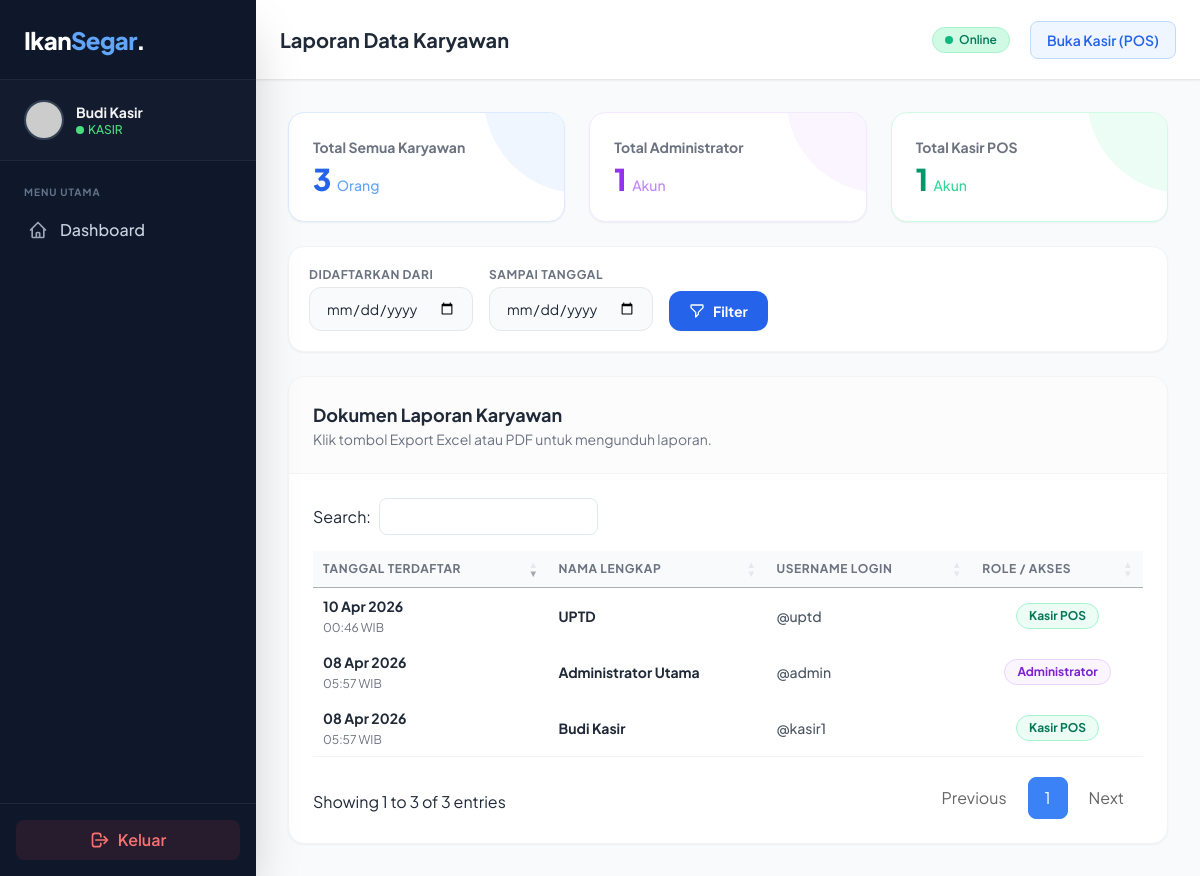
/admin/laporan_karyawan.php (signed in), run on the app's committed database.
### tables this page shows
CREATE TABLE `users` (
  `id` int(11) NOT NULL,
  `username` varchar(50) NOT NULL,
  `password` varchar(255) NOT NULL,
  `nama_lengkap` varchar(100) NOT NULL,
  `role` enum('admin','kasir','owner') NOT NULL DEFAULT 'kasir',
  `created_at` timestamp NOT NULL DEFAULT current_timestamp()
);

### admin/laporan_karyawan.php (the view, shortened to what this page needs)
<?php
require_once '../koneksi.php';
$q_total = mysqli_query($koneksi, "SELECT COUNT(id) as total FROM users");
$total_karyawan = mysqli_fetch_assoc($q_total)['total'] ?? 0;
$q_admin = mysqli_query($koneksi, "SELECT COUNT(id) as total FROM users WHERE role = 'admin'");
$total_admin = mysqli_fetch_assoc($q_admin)['total'] ?? 0;
$q_kasir = mysqli_query($koneksi, "SELECT COUNT(id) as total FROM users WHERE role = 'kasir'");
$total_kasir = mysqli_fetch_assoc($q_kasir)['total'] ?? 0;
$filter_mulai = isset($_GET['tgl_mulai']) ? mysqli_real_escape_string($koneksi, $_GET['tgl_mulai']) : '';
$filter_selesai = isset($_GET['tgl_selesai']) ? mysqli_real_escape_string($koneksi, $_GET['tgl_selesai']) : '';
$where_clause = "";
$query_karyawan = mysqli_query($koneksi, "
    SELECT * FROM users
    $where_clause
    ORDER BY created_at DESC
");
include '../components/header.php';
?>
<link rel="stylesheet" href="https://cdn.datatables.net/1.13.7/css/jquery.dataTables.min.css">
<link rel="stylesheet" href="https://cdn.datatables.net/buttons/2.4.2/css/buttons.dataTables.min.css">
<?php include '../components/sidebar.php'; ?>
<main class="flex-1 flex flex-col h-screen overflow-hidden bg-gray-50">
    <?php include '../components/navbar.php'; ?>
    <div class="flex-1 overflow-y-auto p-4 sm:p-6 lg:p-8 relative">
        <div class="grid grid-cols-1 md:grid-cols-3 gap-6 mb-6">
            <div class="bg-white rounded-2xl p-6 shadow-sm border border-blue-100 relative overflow-hidden group">
                <div
                    class="absolute right-0 top-0 w-24 h-24 bg-blue-50 rounded-bl-full -mr-4 -mt-4 transition-transform group-hover:scale-110">
                </div>
                <p class="text-sm font-bold text-gray-500 mb-1 relative z-10">Total Semua Karyawan</p>
                <h3 class="text-3xl font-extrabold text-blue-600 relative z-10"><?php echo $total_karyawan; ?> <span
                        class="text-sm font-medium text-blue-400">Orang</span></h3>
            </div>
            <div class="bg-white rounded-2xl p-6 shadow-sm border border-purple-100 relative overflow-hidden group">
                <div
                    class="absolute right-0 top-0 w-24 h-24 bg-purple-50 rounded-bl-full -mr-4 -mt-4 transition-transform group-hover:scale-110">
                </div>
                <p class="text-sm font-bold text-gray-500 mb-1 relative z-10">Total Administrator</p>
                <h3 class="text-3xl font-extrabold text-purple-600 relative z-10"><?php echo $total_admin; ?> <span
                        class="text-sm font-medium text-purple-400">Akun</span></h3>
            </div>
            <div class="bg-white rounded-2xl p-6 shadow-sm border border-emerald-100 relative overflow-hidden group">
                <div
                    class="absolute right-0 top-0 w-24 h-24 bg-emerald-50 rounded-bl-full -mr-4 -mt-4 transition-transform group-hover:scale-110">
                </div>
                <p class="text-sm font-bold text-gray-500 mb-1 relative z-10">Total Kasir POS</p>
                <h3 class="text-3xl font-extrabold text-emerald-600 relative z-10"><?php echo $total_kasir; ?> <span
                        class="text-sm font-medium text-emerald-400">Akun</span></h3>
            </div>
        </div>
        <div
            class="bg-white rounded-2xl p-5 shadow-sm border border-gray-100 mb-6 flex flex-col md:flex-row md:items-end justify-between gap-4">
            <form action="laporan_karyawan.php" method="GET"
                class="flex flex-col sm:flex-row sm:items-end gap-4 flex-1">
                <div>
                    <label class="block text-xs font-bold text-gray-500 uppercase tracking-wider mb-1">Didaftarkan
                        Dari</label>
                    <input type="date" name="tgl_mulai" value="<?php echo $filter_mulai; ?>" required
                        class="px-4 py-2.5 rounded-xl border border-gray-200 focus:border-blue-500 outline-none bg-gray-50 focus:bg-white text-sm">
                </div>
                <div>
                    <label class="block text-xs font-bold text-gray-500 uppercase tracking-wider mb-1">Sampai
                        Tanggal</label>
                    <input type="date" name="tgl_selesai" value="<?php echo $filter_selesai; ?>" required
                        class="px-4 py-2.5 rounded-xl border border-gray-200 focus:border-blue-500 outline-none bg-gray-50 focus:bg-white text-sm">
                </div>
                <div class="flex gap-2">
                    <button type="submit"
                        class="px-5 py-2.5 bg-blue-600 hover:bg-blue-700 text-white font-bold rounded-xl transition shadow-sm text-sm flex items-center gap-2">
                        <svg class="w-4 h-4" fill="none" stroke="currentColor" viewBox="0 0 24 24">
                            <path stroke-linecap="round" stroke-linejoin="round" stroke-width="2"
                                d="M3 4a1 1 0 011-1h16a1 1 0 011 1v2.586a1 1 0 01-.293.707l-6.414 6.414a1 1 0 00-.293.707V17l-4 4v-6.586a1 1 0 00-.293-.707L3.293 7.293A1 1 0 013 6.586V4z">
                            </path>
                        </svg>
                        Filter
                    </button>
                </div>
            </form>
        </div>
        <div class="bg-white rounded-2xl shadow-sm border border-gray-100 overflow-hidden">
            <div
                class="p-6 border-b border-gray-100 flex flex-col sm:flex-row sm:items-center justify-between gap-4 bg-gray-50/50">
                <div>
                    <h2 class="text-lg font-bold text-gray-800">
                        Dokumen Laporan Karyawan
                    </h2>
                    <p class="text-sm text-gray-500">Klik tombol Export Excel atau PDF untuk mengunduh laporan.</p>
                </div>
            </div>
            <div class="overflow-x-auto w-full">
                <table id="tabel-laporan-karyawan" class="w-full text-left whitespace-nowrap">
                    <thead>
                        <tr class="bg-gray-50 text-gray-500 text-xs uppercase tracking-wider">
                            <th class="p-4 font-semibold ">Tanggal Terdaftar</th>
                            <th class="p-4 font-semibold">Nama Lengkap</th>
                            <th class="p-4 font-semibold">Username Login</th>
                            <th class="p-4 font-semibold text-center">Role / Akses</th>
                        </tr>
                    </thead>
                    <tbody class="text-sm text-gray-700">
                        <?php if ($query_karyawan && mysqli_num_rows($query_karyawan) > 0): ?>
                        <?php while ($row = mysqli_fetch_assoc($query_karyawan)): ?>
                        <tr class="hover:bg-blue-50/30 transition-colors border-b border-gray-50">
                            <td class="p-4  text-gray-500" data-order="<?php echo strtotime($row['created_at']); ?>">
                                <span
                                    class="font-bold text-gray-800 block"><?php echo date('d M Y', strtotime($row['created_at'])); ?></span>
                                <span class="text-xs"><?php echo date('H:i', strtotime($row['created_at'])); ?>
                                    WIB</span>
                            </td>
                            <td class="p-4 font-bold text-gray-800">
                                <?php echo htmlspecialchars($row['nama_lengkap']); ?>
                            </td>
                            <td class="p-4 font-medium text-gray-600">
                                @<?php echo htmlspecialchars($row['username']); ?>
                            </td>
                            <td class="p-4 text-center">
                                <?php if ($row['role'] == 'admin'): ?>
                                <span
                                    class="inline-flex px-3 py-1 items-center rounded-full bg-purple-50 text-purple-700 font-bold border border-purple-200 text-xs">Administrator</span>
                                <?php else: ?>
                                <span
                                    class="inline-flex px-3 py-1 items-center rounded-full bg-emerald-50 text-emerald-700 font-bold border border-emerald-200 text-xs">Kasir
                                    POS</span>
                                <?php endif; ?>
                            </td>
                        </tr>
                        <?php endwhile; ?>
                        <?php endif; ?>
                    </tbody>
                </table>
            </div>
        </div>
    </div>
</main>
<?php include '../components/footer.php'; ?>

### components/header.php (style rules this page uses)
body { font-family: 'Plus Jakarta Sans', sans-serif; }

### admin/laporan_karyawan.php (style rules this page uses)
table.dataTable.no-footer { border-bottom: 1px solid #f1f5f9; }
table.dataTable thead th, table.dataTable thead td { border-bottom: 1px solid #f1f5f9; }

### data on the page
users: created_at "10 Apr 2026", created_at "00:46", nama_lengkap "UPTD", username "uptd", role "Kasir POS"
users: created_at "08 Apr 2026", created_at "05:57", nama_lengkap "Administrator Utama", username "admin", role "Administrator"
users: created_at "08 Apr 2026", created_at "05:57", nama_lengkap "Budi Kasir", username "kasir1", role "Kasir POS"

### other printed values
$_SESSION['nama_lengkap'] "Budi Kasir"
$user_role "KASIR"
$judul_halaman "Laporan Data Karyawan"
$total_karyawan "3"
$total_admin "1"
$total_kasir "1"
